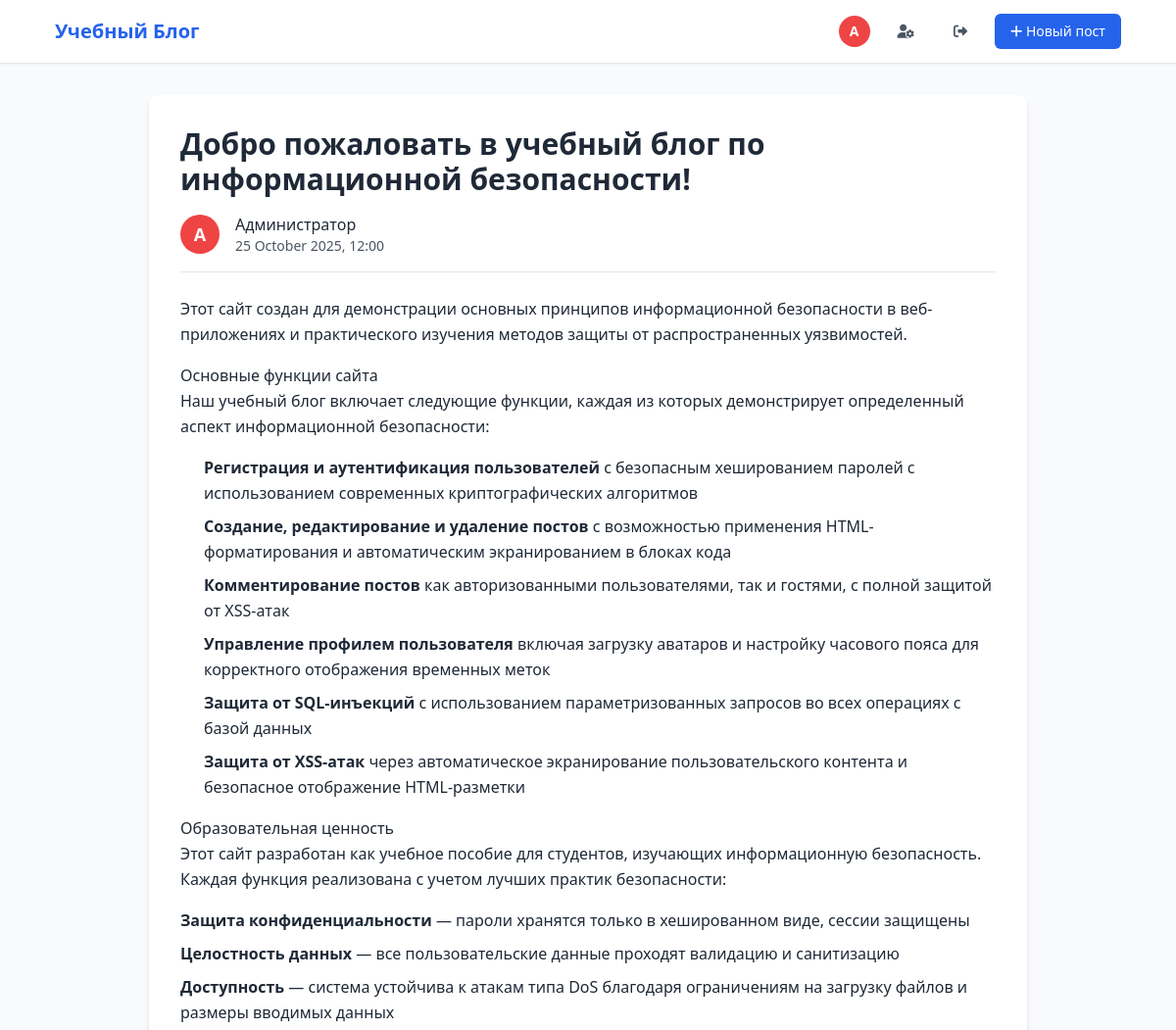
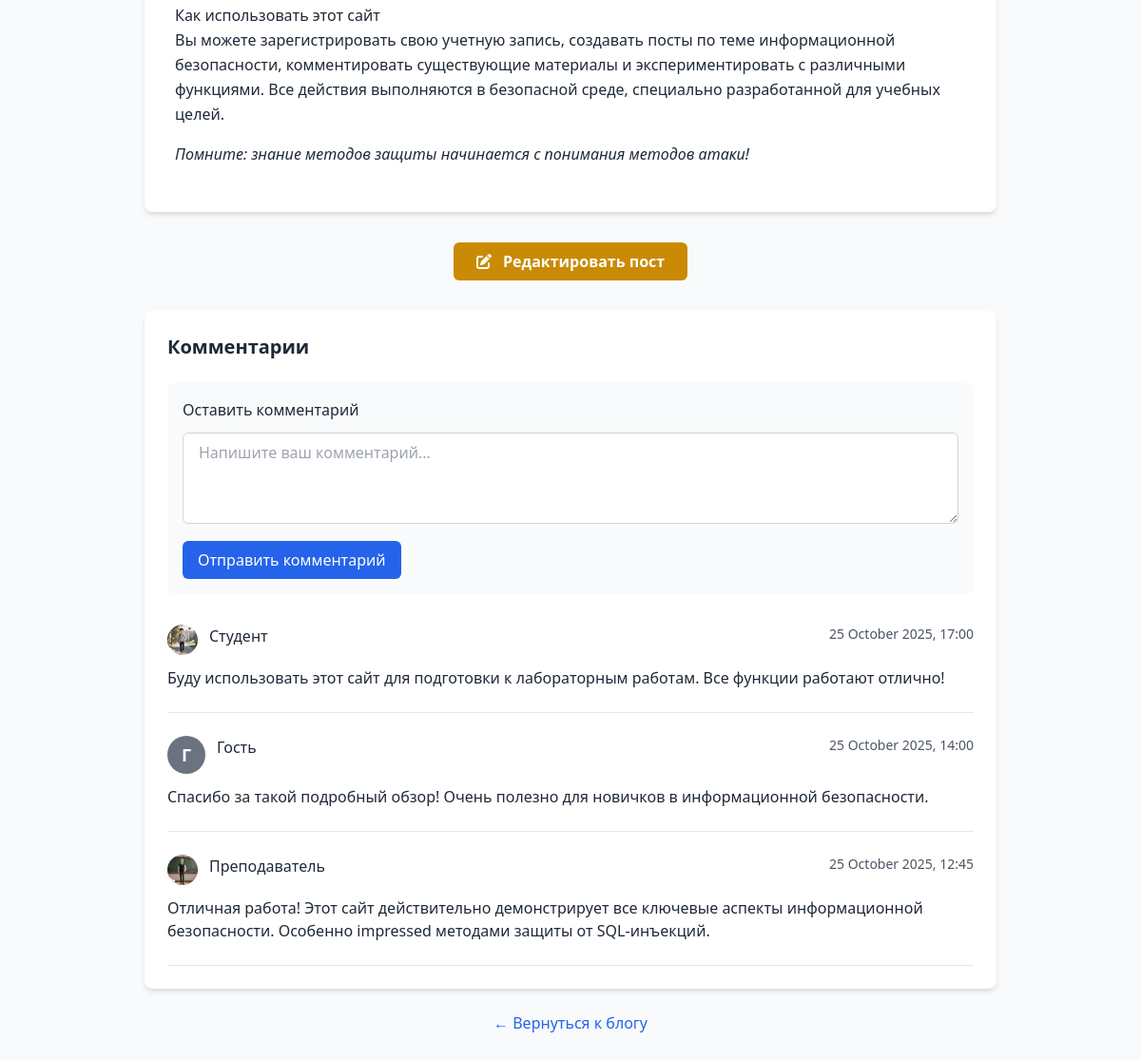
Page /post/1 (signed in) on the committed database (2 pictures, top to bottom).
### tables this page shows
CREATE TABLE posts (
            id INTEGER PRIMARY KEY AUTOINCREMENT,
            title TEXT NOT NULL,
            content TEXT NOT NULL,
            author_id INTEGER NOT NULL,
            created_at TIMESTAMP DEFAULT CURRENT_TIMESTAMP,
            updated_at TIMESTAMP NULL,
            FOREIGN KEY (author_id) REFERENCES users (id)
        );

CREATE TABLE users (
            id INTEGER PRIMARY KEY AUTOINCREMENT,
            username TEXT UNIQUE NOT NULL,
            password_hash TEXT NOT NULL,
            email TEXT UNIQUE NOT NULL,
            avatar TEXT DEFAULT 'default.png',
            timezone_offset INTEGER DEFAULT 3
        );

CREATE TABLE comments (
            id INTEGER PRIMARY KEY AUTOINCREMENT,
            content TEXT NOT NULL,
            post_id INTEGER NOT NULL,
            author_name TEXT DEFAULT 'Гость',
            created_at TIMESTAMP DEFAULT CURRENT_TIMESTAMP,
            FOREIGN KEY (post_id) REFERENCES posts (id)
        );

### app.py (the view)
@app.route('/post/<int:post_id>')
def post_detail(post_id):
    try:
        conn = get_db_connection()
        post = conn.execute('''
            SELECT p.*, u.username as author_name, u.avatar as author_avatar, u.timezone_offset
            FROM posts p
            JOIN users u ON p.author_id = u.id
            WHERE p.id = ?
        ''', (post_id,)).fetchone()
        comments = conn.execute('''
            SELECT c.*, u.username as author_name, u.avatar as author_avatar, u.timezone_offset
            FROM comments c
            LEFT JOIN users u ON c.author_name = u.username
            WHERE c.post_id = ?
            ORDER BY c.created_at DESC
        ''', (post_id,)).fetchall()
        if post:
            post_dict = dict(post)
            post_dict['formatted_date'] = format_datetime(post['created_at'], post['timezone_offset'])
            post_dict['first_letter'] = get_first_letter(post['author_name'])
            if post['updated_at']:
                post_dict['edited_info'] = {
                    'formatted_date': format_datetime(post['updated_at'], post['timezone_offset']),
                    'is_edited': True
                }
            else:
                post_dict['edited_info'] = {'is_edited': False}
            formatted_comments = []
            for comment in comments:
                comment_dict = dict(comment)
                timezone_offset = comment['timezone_offset'] if comment['timezone_offset'] is not None else 3
                comment_dict['formatted_date'] = format_datetime(comment['created_at'], timezone_offset)
                comment_dict['first_letter'] = get_first_letter(comment['author_name'])
                comment_dict['escaped_content'] = escape_code_html(comment['content'])
                formatted_comments.append(comment_dict)
            conn.close()
            return render_template('post.html', post=post_dict, comments=formatted_comments)
        else:
            conn.close()
            flash('Пост не найден', 'error')
            return redirect(url_for('index'))
    except sqlite3.OperationalError as e:
        init_db()
        return redirect(url_for('post_detail', post_id=post_id))

### app.py (called while the page is built)
def get_first_letter(username):
    for char in username:
        if char.isalpha():
            return char.upper()
    return username[0].upper() if username else '?'

def format_datetime(dt_str, timezone_offset=3):
    try:
        dt = datetime.fromisoformat(dt_str.replace('T', ' '))
        dt = dt + timedelta(hours=timezone_offset)
        return dt.strftime('%d %B %Y, %H:%M')
    except:
        return dt_str

def escape_code_html(text):
    if text is None:
        return ''
    return (text
            .replace('&', '&amp;')
            .replace('<', '&lt;')
            .replace('>', '&gt;')
            .replace('"', '&quot;'))

### database.py (called while the page is built)
def get_db_connection():
    conn = sqlite3.connect(Config.DATABASE_PATH)
    conn.row_factory = sqlite3.Row
    return conn

### templates/post.html (shortened to what this page needs)
{% extends "base.html" %}
{% block content %}
<div class="max-w-4xl mx-auto">
    <div class="bg-white rounded-lg shadow-md p-8 mb-8">
        <h1 class="text-3xl font-bold text-gray-800 mb-4">{{ post.title }}</h1>
        <div class="flex items-center mb-6 pb-4 border-b">
            {% if post.author_avatar and post.author_avatar != 'default.png' %}
                <img src="{{ url_for('static', filename='avatars/' + post.author_avatar) }}"
                     alt="Аватар автора"
                     class="w-12 h-12 rounded-full object-cover mr-4">
            {% else %}
                <div class="avatar-circle avatar-{{ post.first_letter }} mr-4">
                    {{ post.first_letter }}
                </div>
            {% endif %}
            <div>
                <p class="font-medium text-gray-800">{{ post.author_name }}</p>
                <p class="text-sm text-gray-600">{{ post.formatted_date }}</p>
            </div>
        </div>
        <div class="text-gray-800 leading-relaxed prose prose-lg">
            {{ post.content|safe }}
        </div>
    </div>
    {% if session.user_id == post.author_id %}
        <div class="mt-6 mb-8 flex justify-center">
            <a href="{{ url_for('edit_post', post_id=post.id) }}"
               class="bg-yellow-600 hover:bg-yellow-700 text-white font-bold py-2 px-6 rounded-md transition duration-200">
                <i class="fas fa-edit mr-2"></i> Редактировать пост
            </a>
        </div>
    {% endif %}
    <div class="bg-white rounded-lg shadow-md p-6">
        <h3 class="text-xl font-bold text-gray-800 mb-6">Комментарии</h3>
        <div class="mb-8 p-4 bg-gray-50 rounded-lg">
            <h4 class="font-medium text-gray-800 mb-3">Оставить комментарий</h4>
            <form method="POST" action="{{ url_for('add_comment', post_id=post.id) }}">
                <textarea name="content"
                          class="w-full px-4 py-2 border border-gray-300 rounded-md focus:outline-none focus:ring-2 focus:ring-blue-500 focus:border-transparent h-24"
                          placeholder="Напишите ваш комментарий..." required></textarea>
                <button type="submit" class="mt-3 bg-blue-600 hover:bg-blue-700 text-white font-medium py-2 px-4 rounded-md transition duration-200">
                    Отправить комментарий
                </button>
            </form>
        </div>
        <div class="space-y-6">
            {% if comments %}
                {% for comment in comments %}
                <div class="pb-6 border-b">
                    <div class="flex items-start mb-3">
                        {% if comment.author_name == 'Гость' %}
                            <div class="avatar-circle avatar-gray mr-3">
                                Г
                            </div>
                        {% else %}
                            {% if comment.author_avatar and comment.author_avatar != 'default.png' %}
                                <img src="{{ url_for('static', filename='avatars/' + comment.author_avatar) }}"
                                     alt="Аватар автора"
                                     class="w-8 h-8 rounded-full object-cover mr-3">
                            {% else %}
                                <div class="avatar-circle avatar-{{ comment.first_letter }} mr-3">
                                    {{ comment.first_letter }}
                                </div>
                            {% endif %}
                        {% endif %}
                        <div class="flex-1">
                            <div class="flex justify-between items-start">
                                <p class="font-medium text-gray-800">{{ comment.author_name }}</p>
                                <p class="text-sm text-gray-600">{{ comment.formatted_date }}</p>
                            </div>
                        </div>
                    </div>
                    <p class="text-gray-800">{{ comment.escaped_content|replace('\n', '<br>')|safe }}</p>
                </div>
                {% endfor %}
            {% else %}
                <p class="text-gray-600 text-center py-4">Пока нет комментариев. Будьте первым!</p>
            {% endif %}
        </div>
    </div>
    <div class="mt-6 text-center">
        <a href="{{ url_for('index') }}" class="text-blue-600 hover:text-blue-800 font-medium">
            ← Вернуться к блогу
        </a>
    </div>
</div>
{% endblock %}

### templates/base.html (style rules this page uses)
.prose { max-width: none; }
.prose p { margin-bottom: 1rem; }
.prose ul { margin-left: 1.5rem; margin-bottom: 1rem; }
.prose li { margin-bottom: 0.5rem; }
.avatar-circle { width: 40px; height: 40px; border-radius: 50%; display: flex; align-items: center; justify-content: center; font-weight: bold; color: white; font-size: 18px; background-color: #6b7280; }
.avatar-gray { background-color: #6b7280; }
.avatar-А, .avatar-Б, .avatar-В { background-color: #ef4444; }

### rows in the picture
posts: title "Добро пожаловать в учебный блог по информационной безопасности!", content "Этот сайт создан для демонстрации основных принципов информационной безопасности в веб-приложениях и практического изучения методов защиты от распространенных уязвимостей. Основные функции сайта Наш учебный блог включает следующие функции, каждая из которых демонстрирует определенный аспект информационной безопасности: Регистрация и аутентификация пользователей с безопасным хешированием паролей с использованием современных криптографических алгоритмов Создание, редактирование и удаление постов с возможностью применения HTML-форматирования и автоматическим экранированием в блоках кода Комментирование постов как авторизованными пользователями, так и гостями, с полной защитой от XSS-атак…"
users: author_name "Администратор"
comments: avatar (picture), author_name "Студент", formatted_date "25 October 2025, 17:00", escaped_content "Буду использовать этот сайт для подготовки к лабораторным работам. Все функции работают отлично!"
comments: shows "Г", author_name "Гость", formatted_date "25 October 2025, 14:00", escaped_content "Спасибо за такой подробный обзор! Очень полезно для новичков в информационной безопасности."
comments: avatar (picture), author_name "Преподаватель", formatted_date "25 October 2025, 12:45", escaped_content "Отличная работа! Этот сайт действительно демонстрирует все ключевые аспекты информационной безопасности. Особенно impressed методами защиты от SQL-инъекций."

### other values in the picture
{{ session.username|first|upper }} "А"
{{ post.first_letter }} "А"
{{ post.formatted_date }} "25 October 2025, 12:00"
